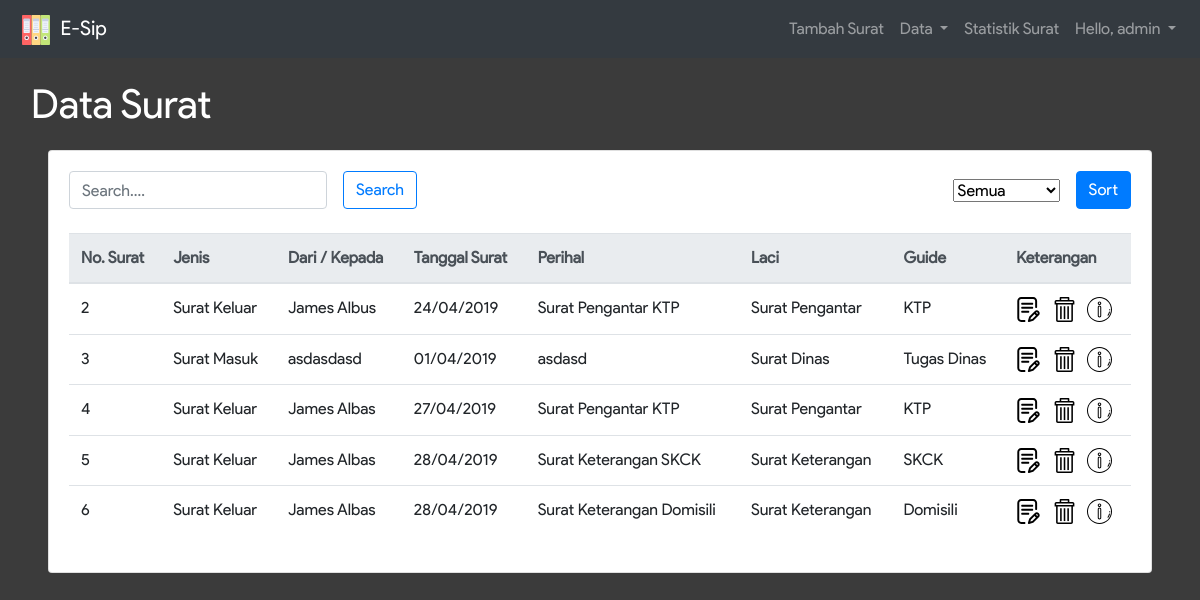
The page /p_data_surat.php (signed in) on the database as committed earlier.
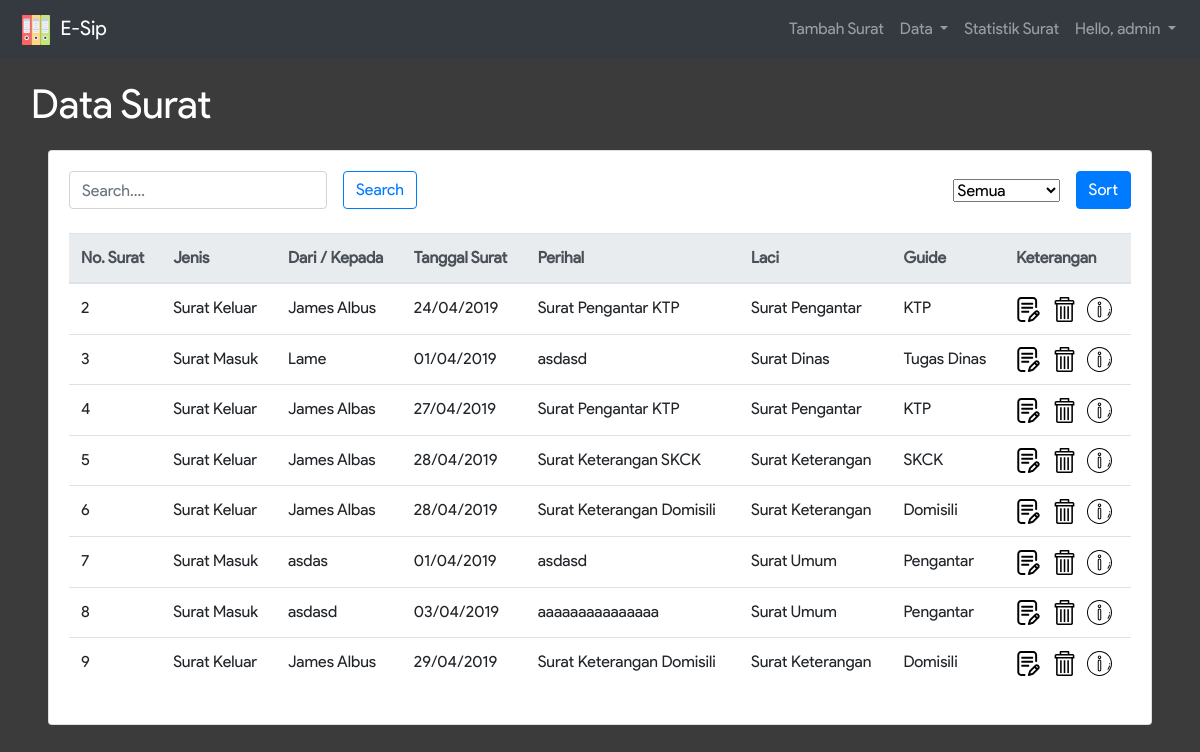
The same page on the database as committed later.
### tables this page shows
CREATE TABLE IF NOT EXISTS `arsip_surat` (
  `jenis` varchar(25) NOT NULL,
  `no_surat` int(11) NOT NULL,
  `nik` varchar(16) DEFAULT NULL,
  `dari_kpd` varchar(50) NOT NULL,
  `indeks` varchar(30) DEFAULT NULL,
  `tanggal_surat` date DEFAULT NULL,
  `tanggal_input` datetime NOT NULL,
  `alamat` text,
  `perihal` varchar(30) NOT NULL,
  `isi_ringkas` text,
  `laci` varchar(20) NOT NULL,
  `guide` varchar(30) NOT NULL,
  `nama_pe` varchar(50) NOT NULL,
  `file` varchar(255) DEFAULT NULL,
  `admin` varchar(20) NOT NULL
);

### p_data_surat.php (the view, shortened to what this page needs)
<?php
  include_once 'connection.php';
  $jenis = $_POST['jenis'];
  if ($jenis == "Surat Masuk") {
    $sql = "SELECT * FROM arsip_surat WHERE jenis = '" . $jenis . "'";
  }
  elseif ($jenis == "Surat Keluar") {
    $sql = "SELECT * FROM arsip_surat WHERE jenis = '" . $jenis . "'";
  }
  else{
    $sql = "SELECT * FROM arsip_surat";
  }
  $result = $conn->query($sql);
?>
<!DOCTYPE html>
<html>
<head>
  <link rel="stylesheet" href="node_modules/bootstrap/dist/css/bootstrap.min.css">
  <link rel="stylesheet" href="assets/css/infinite.css">
</head>
<body style="background-color: #3B3B3B;">
  <nav class="navbar navbar-expand-lg navbar-dark bg-dark">
      <a class="navbar-brand" href="#">
        <img src="assets/img/office-material.svg" width="40" height="30" alt="">
        E-Sip
      </a>
      <div class="collapse navbar-collapse" id="navbarSupportedContent">
        <ul class="navbar-nav ml-auto">
          <li class="nav-item">
            <a class="nav-link" href="pilih_surat.php">Tambah Surat</a>
          </li>
          <li class="nav-item dropdown">
            <a class="nav-link dropdown-toggle" href="#" id="navbarDropdown" role="button" data-toggle="dropdown" aria-haspopup="true" aria-expanded="false">
              Data
            </a>
          </li>
          <li class="nav-item">
            <a class="nav-link" href="data_chart.php">Statistik Surat</a>
          </li>
          <li class="nav-item dropdown">
            <a class="nav-link dropdown-toggle" href="#" id="navbarDropdown" role="button" data-toggle="dropdown" aria-haspopup="true" aria-expanded="false">
              Hello, <?=$_SESSION['user']?>
            </a>
          </li>
        </ul>
      </div>
    </nav>
    <div class="container-fluid">
       <div class="row">
        <div class="col-sm-12">
          <div class="judul m-3">Data Surat</div>
        </div>
        <div class="col-sm-12 px-5">
          <div class="card">
            <div class="card-body">
              <div class="float-right mb-3">
                <form action="p_data_surat.php" method="POST" class="form-inline">
                <select name="jenis" class="form-group mx-sm-3 mb-2">
                  <option value="Semua">Semua</option>
                </select>
                <input type="submit" class="btn btn-primary mb-2" value="Sort">
                </form>
              </div>
              <div class="float-left mb-3">
                <form class="form-inline" method="POST" action="p_data_surat.php">
                  <div class="form-group mr-sm-3 mb-2">
                    <input type="text" class="form-control" name="search" placeholder="Search....">
                  </div>
                  <button type="submit" class="btn btn-outline-primary mb-2">Search</button>
                </form>
              </div>
              <div class="table-responsive-lg">
                <table class="table">
                  <thead class="thead-light">
                    <tr>
                      <th scope="col">No. Surat</th>
                      <th scope="col">Jenis</th>
                      <th scope="col">Dari / Kepada</th>
                      <th scope="col">Tanggal Surat</th>
                      <th scope="col">Perihal</th>
                      <th scope="col">Laci</th>
                      <th scope="col">Guide</th>
                      <th scope="col" colspan="3">Keterangan</th>
                    </tr>
                  </thead>
                  <tbody>
                    <?php
                      while ($row = $result->fetch_assoc()) {
                    ?>
                        <tr>
                          <td>
                            <?= $row['no_surat'] ?>
                          </td>
                          <td>
                            <?= $row['jenis'] ?>
                          </td>
                          <td>
                            <?= $row['dari_kpd'] ?>
                          </td>
                          <td>
                            <?php
                              if ($row['jenis'] == "Surat Masuk") {
                                $a = date('d/m/Y', strtotime($row['tanggal_surat']));
                                echo $a;
                              }
                              else{
                                $a = date('d/m/Y', strtotime($row['tanggal_input']));
                                echo $a;
                              }
                            ?>
                          </td>
                          <td>
                            <?= $row['perihal'] ?>
                          </td>
                          <td>
                            <?= $row['laci'] ?>
                          </td>
                          <td>
                            <?= $row['guide'] ?>
                          </td>
                          <td>
                            <a href="show_image.php?id=<?=$row['no_surat']?>">
                                <img src="assets/img/writing.svg" height="25" width="25" title="Lihat Lampiran">
                            </a>&nbsp;
                            <a href="#" data-href="delete.php?id=<?=$row['no_surat']?>" data-toggle="modal" data-target="#confirm-delete">
                              <img src="assets/img/clear-button.svg" height="25" width="25" title="Delete">
                            </a>&nbsp;
                            <a href="detail.php?id=<?=$row['no_surat']?>">
                              <img src="assets/img/info.svg" height="25" width="25" title="Detail">
                            </a>
                          </td>
                        </tr>
                      <?php } ?>
                  </tbody>
                </table>
              </div>
            </div>
          </div>
        </div>
      </div>
    </div>
  </body>
</html>

### assets/css/infinite.css (style rules this page uses)
body { width: 100%; height: 100%; font-family: 'Product Sans'; }
.judul { font-size: 40px; color: #FFF; }

Rows that differ between the two databases and show on the page:
changed arsip_surat "Surat Dinas": dari_kpd "asdasdasd" → "Lame"
added arsip_surat: no_surat "7", jenis "Surat Masuk", dari_kpd "asdas", tanggal_surat "01/04/2019", perihal "asdasd", laci "Surat Umum", guide "Pengantar"
added arsip_surat: no_surat "8", jenis "Surat Masuk", dari_kpd "asdasd", tanggal_surat "03/04/2019", perihal "aaaaaaaaaaaaaaa", laci "Surat Umum", guide "Pengantar"
added arsip_surat: no_surat "9", jenis "Surat Keluar", dari_kpd "James Albus", tanggal_input "29/04/2019", perihal "Surat Keterangan Domisili", laci "Surat Keterangan", guide "Domisili"
